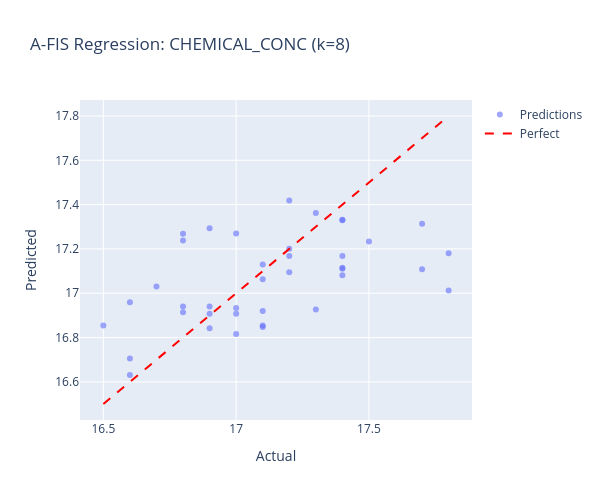

This figure's notebook cell:
### Markdown cell above
---
## 4. Test Evaluation & Visualization

### Code cell
# Make predictions on test set using best model from K-fold
test_predictions = best_model.predict(X_test)

# Compute and display metrics
print("\n" + "="*50)
print("TEST RESULTS")
print("="*50)
print_metrics(y_test, test_predictions)

# Visualization
fig = plot_predictions_vs_actual(
    y_test, test_predictions,
    title=f'A-FIS Regression: {SELECTED_DATASET.upper()} (k={best_model.optimal_k})'
)
fig.show()

# Summary comparison
print("\n" + "="*50)
print("SUMMARY")
print("="*50)
print(f"CV Mean RMSE:  {cv_results['mean_rmse']:.4f} ± {cv_results['std_rmse']:.4f}")
print(f"Test RMSE:     {compute_metrics(y_test, test_predictions)['rmse']:.4f}")
print(f"Optimal k:     {best_model.optimal_k}")

### Figure 1 — Plotly figure (JSON) as saved in the notebook; plotly's stock layout.template omitted (floating-point values rounded to 4 significant figures)
{"data": [{"marker": {"opacity": 0.6, "size": 6}, "mode": "markers", "name": "Predictions", "type": "scatter", "x": [16.5, 16.8, 17.2, 16.9, 17.4, 17.0, 17.2, 17.4, 16.7, 17.1, 17.4, 17.4, 16.6, 17.2, 17.0, 16.9, 17.7, 16.8, 17.7, 16.8, 17.2, 17.1, 16.8, 16.9, 17.1, 16.6, 17.3, 17.1, 17.4, 17.0, 17.1, 16.6, 17.3, 17.0, 17.5, 17.8, 17.4, 17.8, 16.9], "y": [16.85, 17.27, 17.09, 16.94, 17.33, 16.91, 17.42, 17.12, 17.03, 16.92, 17.17, 17.11, 16.63, 17.2, 16.93, 16.84, 17.11, 16.94, 17.31, 16.91, 17.17, 17.06, 17.24, 17.29, 17.13, 16.71, 16.93, 16.85, 17.33, 16.82, 16.85, 16.96, 17.36, 17.27, 17.23, 17.18, 17.08, 17.01, 16.91]}, {"line": {"color": "red", "dash": "dash"}, "mode": "lines", "name": "Perfect", "type": "scatter", "x": [16.5, 17.8], "y": [16.5, 17.8]}], "layout": {"height": 500, "title": {"text": "A-FIS Regression: CHEMICAL_CONC (k=8)"}, "width": 600, "xaxis": {"title": {"text": "Actual"}}, "yaxis": {"title": {"text": "Predicted"}}}}
